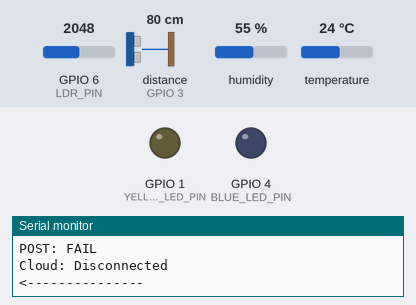
The sketch below on a simulated ESP32-S3. Parts: output pins drawn as LEDs (lit = HIGH), the last lines printed to the serial monitor. Wiring (inferred from the names in the program): ultrasonic range finder: trigger GPIO 5; echo GPIO 3. The test bench sets the inputs (shaded band); at power-on: distance to the obstacle (sensor on GPIO 3) 80 cm, GPIO 6 (LDR_PIN) = 2048, humidity 55 %, temperature 24 °C. The echo pulse lasts 58.3 µs per cm; WiFi joins after 1.5 s; servers stay silent unless stated; uploads are accepted with an empty reply; nothing arrives over Bluetooth unless stated; a phone connects over Bluetooth LE 3 s after start; not simulated (calls return 0 or success): arduino_secrets.h; pins used as bus, display or sensor lines are not drawn.

Above: at 1.3 s.
1.4 s: distance to the obstacle (sensor on GPIO 3) set to 54 cm
3.2 s: distance to the obstacle (sensor on GPIO 3) set to 44 cm
At 6.0 s:
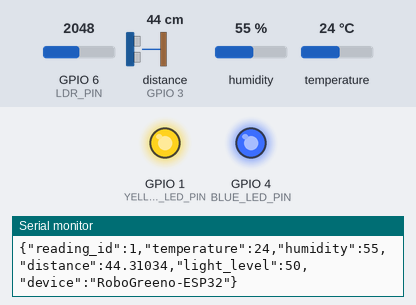
6.3 s: distance to the obstacle (sensor on GPIO 3) set to 60 cm
At 8.0 s:
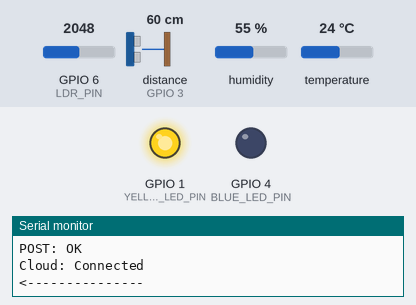
8.3 s: distance to the obstacle (sensor on GPIO 3) set to 2 cm
At 10.5 s:
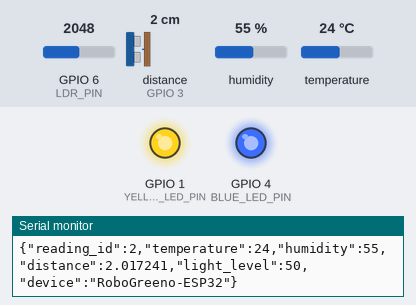
10.8 s: distance to the obstacle (sensor on GPIO 3) set to 120 cm
At 11.2 s:
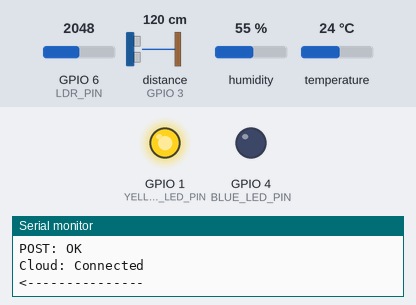
Timing chart, 0 to 13.4 s (numbered marks = the images above; inputs shaded):
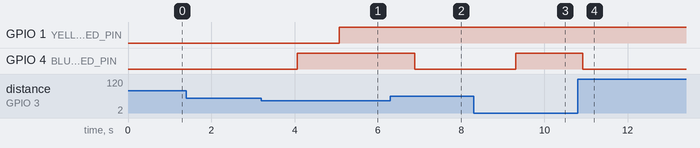

Measured:
- the behaviour switches between 50 and 49 cm on distance to the obstacle (sensor on GPIO 3) (found by bisection; images 0 and 1)
- after the input at 3.2 s, GPIO 4 (BLUE_LED_PIN): LOW → HIGH after 0.86 s
- after the input at 6.3 s, GPIO 4 (BLUE_LED_PIN): HIGH → LOW after 0.58 s
- after the input at 8.3 s, GPIO 4 (BLUE_LED_PIN): LOW → HIGH after 1.0 s
- after the input at 10.8 s, GPIO 4 (BLUE_LED_PIN): HIGH → LOW after 0.12 s

The sketch:

Smart_Weather_Station_veriables_jun10a.ino
```cpp
///ble
#include <BLEDevice.h>
#include <BLEUtils.h>
#include <BLEAdvertising.h>
#define SERVICE_UUID "4fafc201-1fb5-459e-8fcc-c5c9c331914b"
#define CHAR_UUID "beb5483e-36e1-4688-b7f5-ea07361b26a8"

//WiFi
#include <WiFi.h>
#include <HTTPClient.h>
#include <ArduinoJson.h>

//Arduino Cloud
#include "arduino_secrets.h"
#include "thingProperties.h"

#include "DHTesp.h"

const int DHT_DATA_PIN = 2;  //rand value

const int TRIG_PIN = 5;        // V
const int ECHO_PIN = 3;        // V
const int LDR_PIN = 6;         // V
const int BLUE_LED_PIN = 4;    // V
const int YELLOW_LED_PIN = 1;  // V
const int DHT_PIN = 2;


SemaphoreHandle_t dataMutex;

BLECharacteristic *pChar;

DHTesp dht;

const char *WIFI_SSID = SECRET_SSID;
const char *WIFI_PASSWORD = SECRET_OPTIONAL_PASS;
const char *POST_SERVER = "http://httpbin.org/post";
const char *GET_SERVER = "http://api.open-meteo.com/v1/forecast?latitude=32&longitude=34&current_weather=true";


//global veriables
volatile float g_temperature = 0.0;  // Celsius
volatile float g_humidity = 0.0;     // Percent
volatile float g_distance = 0.0;     // Centimetres
volatile int g_lightLevel = 0;       // 0-100% (mapped from ADC)
volatile bool g_person = false;      // Person detected flag
volatile bool g_cloud_ok = false;    // Cloud connection status
bool wifiStatus = false;
bool postStatus = false;
int reading_id = 1;


void sensorTask(void *p) {
  while (true) {
    //read LDR
    int raw = analogRead(LDR_PIN);
    int newLightLevel = map(raw, 0, 4095, 0, 100);

    //read distance
    digitalWrite(TRIG_PIN, LOW);
    delayMicroseconds(2);
    digitalWrite(TRIG_PIN, HIGH);
    delayMicroseconds(10);
    digitalWrite(TRIG_PIN, LOW);

    float newDistance = pulseIn(ECHO_PIN, HIGH, 30000) / 58.0;

    //read temp and hum
    TempAndHumidity data = dht.getTempAndHumidity();
    float newTemp;
    float newHum;
    if (xSemaphoreTake(dataMutex, portMAX_DELAY) == pdTRUE) {
      newTemp = g_temperature;
      newHum = g_humidity;

      xSemaphoreGive(dataMutex);
    }
    if (!isnan(data.temperature) && !isnan(data.humidity)) {
      newTemp = data.temperature;
      newHum = data.humidity;
    } else {
      Serial.println("DHT22 read failed - keeping last values");
    }

    // uptate global and Artuino veriables
    if (xSemaphoreTake(dataMutex, portMAX_DELAY) == pdTRUE) {

      //global veriables
      g_distance = newDistance;
      g_temperature = newTemp;
      g_humidity = newHum;
      g_lightLevel = newLightLevel;

      //Arduino veriables
      temperature = newTemp;
      humidity = newHum;
      distance = newDistance;
      lightLevel = newLightLevel;


      xSemaphoreGive(dataMutex);
    }
    vTaskDelay(500 / portTICK_PERIOD_MS);
  }
}

void presenceTask(void *p) {
  const float PRESENCE_THRESHOLD = 50.0;  // cm
  const int CONFIRM_COUNT = 3;            // 3 consecutive readings
  int counter = 0;
  while (true) {
    bool newPerson = false;
    float distanceCopy = 0;

    if (xSemaphoreTake(dataMutex, portMAX_DELAY) == pdTRUE) {
      distanceCopy = g_distance;
      xSemaphoreGive(dataMutex);
    }
    if (distanceCopy > 0 && distanceCopy < PRESENCE_THRESHOLD) {
      counter++;
      if (counter >= CONFIRM_COUNT) {
        newPerson = true;
      }
    } else {
      counter = 0;
      newPerson = false;
    }
    digitalWrite(BLUE_LED_PIN, newPerson ? HIGH : LOW);


    if (xSemaphoreTake(dataMutex, portMAX_DELAY) == pdTRUE) {
      g_person = newPerson;
      personDetected = newPerson;

      xSemaphoreGive(dataMutex);
    }
    if (counter > 100000) {
      counter = CONFIRM_COUNT;
    }
    vTaskDelay(pdMS_TO_TICKS(200));
  }
}

void displayTask(void *parameter) {
  while (true) {
    float tempCopy;
    float humCopy;
    float distCopy;
    int lightCopy;
    bool personCopy;
    bool cloudCopy;
    bool wifiCopy;
    bool postCopy;

    if (xSemaphoreTake(dataMutex, portMAX_DELAY) == pdTRUE) {
      tempCopy = g_temperature;
      humCopy = g_humidity;
      distCopy = g_distance;
      lightCopy = g_lightLevel;
      personCopy = g_person;
      cloudCopy = g_cloud_ok;
      wifiCopy = wifiStatus;
      postCopy = postStatus;

      xSemaphoreGive(dataMutex);
    }
    Serial.println("--------------->");

    Serial.print("Temp: ");
    Serial.print(tempCopy);
    Serial.println(" C");

    Serial.print("Hum: ");
    Serial.println(humCopy);

    Serial.print("Distance: ");
    Serial.print(distCopy);
    Serial.println(" cm");

    Serial.print("light level: ");
    Serial.print(lightCopy);
    Serial.println(" %");

    Serial.print("person detected: ");
    Serial.println(personCopy);

    Serial.print("WiFi: ");
    Serial.println(wifiCopy ? "OK" : "FAIL");

    Serial.print("POST: ");
    Serial.println(postCopy ? "OK" : "FAIL");

    Serial.print("Cloud: ");
    Serial.println(cloudCopy ? "Connected" : "Disconnected");
    digitalWrite(YELLOW_LED_PIN, cloudCopy ? HIGH : LOW);


    Serial.println("<---------------");

    vTaskDelay(1000 / portTICK_PERIOD_MS);
  }
}

void bleTask(void *p) {
  while (true) {
    String data;
    if (xSemaphoreTake(dataMutex, portMAX_DELAY) == pdTRUE) {
      data = "{\"distance\":" + String(g_distance, 1) + ",\"temperature\":" + String(g_temperature, 1) + ",\"humidity\":" + String(g_humidity, 1) + ",\"light\":" + String(g_lightLevel) + "}";
      xSemaphoreGive(dataMutex);
    }
    pChar->setValue(data.c_str());
    pChar->notify();  // Push to connected clients

    Serial.print("BLE Data: ");
    Serial.println(data);

    vTaskDelay(pdMS_TO_TICKS(2000));
  }
}

void wifiTask(void *parameter) {
  while (true) {
    wifiStatus = (WiFi.status() == WL_CONNECTED);
    if (wifiStatus) {

      float tempCopy;
      float humCopy;
      float distCopy;
      int lightCopy;
      int idCopy;

      if (xSemaphoreTake(dataMutex, portMAX_DELAY) == pdTRUE) {
        tempCopy = g_temperature;
        humCopy = g_humidity;
        distCopy = g_distance;
        lightCopy = g_lightLevel;
        idCopy = reading_id++;

        xSemaphoreGive(dataMutex);
      }

      HTTPClient http;

      http.begin(POST_SERVER);
      http.addHeader("Content-Type", "application/json");

      //build json
      StaticJsonDocument<250> doc;

      doc["reading_id"] = idCopy;
      doc["temperature"] = tempCopy;
      doc["humidity"] = humCopy;
      doc["distance"] = distCopy;
      doc["light_level"] = lightCopy;
      doc["device"] = "RoboGreeno-ESP32";

      String body;
      serializeJson(doc, body);

      int code = http.POST(body);

      if (code == 200) {
        postStatus = true;
        Serial.println("POST sent OK:");
        Serial.println(body);
      } else {
        postStatus = false;
        Serial.print("POST failed. Code: ");
        Serial.println(code);
      }

      http.end();

      // getWeather();

    } else {
      postStatus = false;
      Serial.println("WiFi disconnected");
    }

    vTaskDelay(5000 / portTICK_PERIOD_MS);
  }
}

void cloudTask(void *p) {
  while (true) {

    ArduinoCloud.update();

    if (xSemaphoreTake(dataMutex, portMAX_DELAY) == pdTRUE) {
      g_cloud_ok = ArduinoCloud.connected();
      xSemaphoreGive(dataMutex);
    }

    vTaskDelay(pdMS_TO_TICKS(5000));
  }
}

void initBLE() {

  //Initialize BLE device and server
  BLEDevice::init("RoboGreeno-ESP32");  // Device name
  BLEServer *pServer = BLEDevice::createServer();

  // Create a Service and Characteristic
  BLEService *pService = pServer->createService(SERVICE_UUID);

  pChar = pService->createCharacteristic(
    CHAR_UUID,
    BLECharacteristic::PROPERTY_READ | BLECharacteristic::PROPERTY_NOTIFY);

  pChar->setValue("Temp:25.0 Hum:60.0");  // Initial value
  pService->start();

  // Start advertising
  BLEAdvertising *pAdv = BLEDevice::getAdvertising();
  pAdv->addServiceUUID(SERVICE_UUID);
  pAdv->setScanResponse(true);
  BLEDevice::startAdvertising();

  Serial.println("BLE advertising started!");
}

void setup() {
  // Initialize serial and wait for port to open:
  Serial.begin(115200);
  // This delay gives the chance to wait for a Serial Monitor without blocking if none is found
  while (!Serial) {
    delay(10);
  }
  dataMutex = xSemaphoreCreateMutex();

  Serial.println("\n****************************************");
  Serial.println("********* Mini Project Running *********");
  Serial.println("******** Smart Weather Station! ********");
  Serial.println("****************************************");

  pinMode(TRIG_PIN, OUTPUT);
  pinMode(ECHO_PIN, INPUT);
  pinMode(LDR_PIN, INPUT);
  pinMode(BLUE_LED_PIN, OUTPUT);
  pinMode(YELLOW_LED_PIN, OUTPUT);

  dht.setup(DHT_PIN, DHTesp::DHT22);

  initBLE();

  // Defined in thingProperties.h
  initProperties();
  ArduinoCloud.begin(ArduinoIoTPreferredConnection);
  setDebugMessageLevel(2);
  ArduinoCloud.printDebugInfo();


  // xTaskCreate(ldrTask, "LDR", 1000, NULL, 1, NULL);
  // xTaskCreate(distanceSensorTask, "distance sensor", 5000, NULL, 1, NULL);
  // xTaskCreate(t_hSensorTask, "temt & hum sensor", 5000, NULL, 1, NULL);
  xTaskCreate(sensorTask, "sensor", 3072, NULL, 1, NULL);
  xTaskCreate(displayTask, "DISPLAY", 2048, NULL, 2, NULL);
  xTaskCreate(presenceTask, "person Detected", 2048, NULL, 2, NULL);
  xTaskCreate(bleTask, "BLE", 4096, NULL, 1, NULL);
  xTaskCreate(wifiTask, "WiFi POST", 8192, NULL, 1, NULL);
  xTaskCreate(cloudTask, "cloud", 8192, NULL, 1, NULL);
}

void loop() {
  // ArduinoCloud.update();
  // Your code here
}
```

thingProperties.h
```cpp
// Code generated by Arduino IoT Cloud, DO NOT EDIT.

#include <ArduinoIoTCloud.h>
#include <Arduino_ConnectionHandler.h>

const char DEVICE_LOGIN_NAME[] = "0b179fe0-e839-47c0-a413-4f8ee2d4f659";

const char SSID[] = SECRET_SSID;              // Network SSID (name)
const char PASS[] = SECRET_OPTIONAL_PASS;     // Network password (use for WPA, or use as key for WEP)
const char DEVICE_KEY[] = SECRET_DEVICE_KEY;  // Secret device password


float distance;
float humidity;
float temperature;
int lightLevel;
bool personDetected;

void initProperties() {

  ArduinoCloud.setBoardId(DEVICE_LOGIN_NAME);
  ArduinoCloud.setSecretDeviceKey(DEVICE_KEY);
  ArduinoCloud.addProperty(distance, READ, ON_CHANGE, NULL);
  ArduinoCloud.addProperty(humidity, READ, ON_CHANGE, NULL);
  ArduinoCloud.addProperty(temperature, READ, ON_CHANGE, NULL);
  ArduinoCloud.addProperty(lightLevel, READ, ON_CHANGE, NULL);
  ArduinoCloud.addProperty(personDetected, READ, ON_CHANGE, NULL);
}

WiFiConnectionHandler ArduinoIoTPreferredConnection(SSID, PASS);
```
